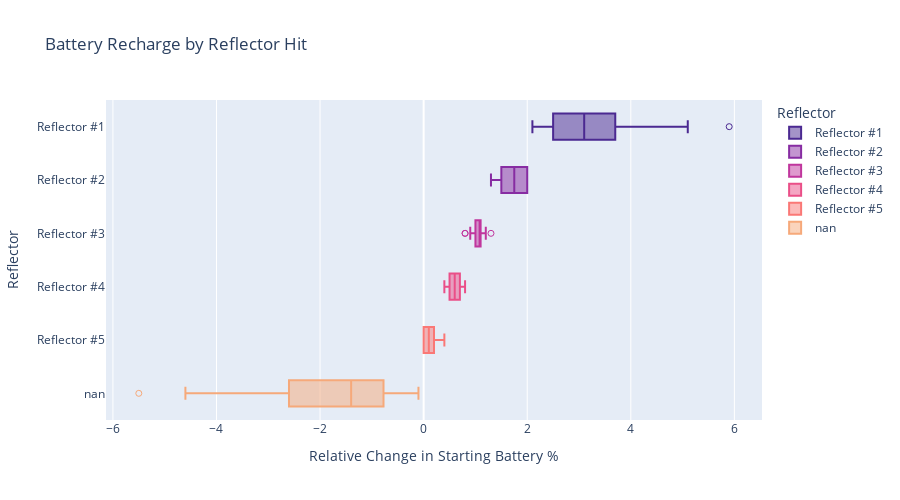

Write notebook code for a chart like this one.
### Code cell
px.box(df.sort_values('reflector_str'), x='battery delta', y='reflector_str', title='Battery Recharge by Reflector Hit', color='reflector_str', points='suspectedoutliers', **histogram_options)

### Figure 1 — Plotly figure (JSON) as saved in the notebook; plotly's stock layout.template omitted (floating-point values rounded to 4 significant figures; data arrays with more than 128 entries replaced by an {"elided": "..."} marker saying what was removed)
{"data": [{"alignmentgroup": "True", "boxpoints": "suspectedoutliers", "hovertemplate": "Reflector=%{y}<br>Relative Change in Starting Battery %=%{x}<extra></extra>", "legendgroup": "Reflector #1", "marker": {"color": "rgb(75, 41, 145)"}, "name": "Reflector #1", "notched": false, "offsetgroup": "Reflector #1", "orientation": "h", "showlegend": true, "type": "box", "x": [3.2, 3.1, 4.2, 3.4, 3.1, 3.7, 3.6, 2.7, 2.9, 2.5, 3, 3, 3.5, 2.5, 2.2, 5.1, 3.5, 4, 4.5, 2.7, 3.1, 3.6, 2.1, 2.6, 3.6, 2.7, 2.3, 2.8, 3.9, 2.5, 4.5, 2.5, 2.5, 2.8, 4.7, 2.5, 2.2, 3.9, 2.2, 2.5, 4, 3.1, 2.6, 3.1, 4.3, 3.7, 3.3, 2.5, 5.9], "x0": " ", "xaxis": "x", "y": ["Reflector #1", "Reflector #1", "Reflector #1", "Reflector #1", "Reflector #1", "Reflector #1", "Reflector #1", "Reflector #1", "Reflector #1", "Reflector #1", "Reflector #1", "Reflector #1", "Reflector #1", "Reflector #1", "Reflector #1", "Reflector #1", "Reflector #1", "Reflector #1", "Reflector #1", "Reflector #1", "Reflector #1", "Reflector #1", "Reflector #1", "Reflector #1", "Reflector #1", "Reflector #1", "Reflector #1", "Reflector #1", "Reflector #1", "Reflector #1", "Reflector #1", "Reflector #1", "Reflector #1", "Reflector #1", "Reflector #1", "Reflector #1", "Reflector #1", "Reflector #1", "Reflector #1", "Reflector #1", "Reflector #1", "Reflector #1", "Reflector #1", "Reflector #1", "Reflector #1", "Reflector #1", "Reflector #1", "Reflector #1", "Reflector #1"], "y0": " ", "yaxis": "y"}, {"alignmentgroup": "True", "boxpoints": "suspectedoutliers", "hovertemplate": "Reflector=%{y}<br>Relative Change in Starting Battery %=%{x}<extra></extra>", "legendgroup": "Reflector #2", "marker": {"color": "rgb(135, 44, 162)"}, "name": "Reflector #2", "notched": false, "offsetgroup": "Reflector #2", "orientation": "h", "showlegend": true, "type": "box", "x": [1.9, 2, 1.4, 1.3, 1.8, 2, 1.9, 1.4, 1.4, 1.7, 1.8, 1.7, 1.4, 1.9, 1.4, 1.8, 1.4, 1.5, 2, 1.8, 2, 1.7, 1.5, 2, 2, 1.6, 2, 1.6, 1.5, 2, 1.6, 2], "x0": " ", "xaxis": "x", "y": ["Reflector #2", "Reflector #2", "Reflector #2", "Reflector #2", "Reflector #2", "Reflector #2", "Reflector #2", "Reflector #2", "Reflector #2", "Reflector #2", "Reflector #2", "Reflector #2", "Reflector #2", "Reflector #2", "Reflector #2", "Reflector #2", "Reflector #2", "Reflector #2", "Reflector #2", "Reflector #2", "Reflector #2", "Reflector #2", "Reflector #2", "Reflector #2", "Reflector #2", "Reflector #2", "Reflector #2", "Reflector #2", "Reflector #2", "Reflector #2", "Reflector #2", "Reflector #2"], "y0": " ", "yaxis": "y"}, {"alignmentgroup": "True", "boxpoints": "suspectedoutliers", "hovertemplate": "Reflector=%{y}<br>Relative Change in Starting Battery %=%{x}<extra></extra>", "legendgroup": "Reflector #3", "marker": {"color": "rgb(192, 54, 157)"}, "name": "Reflector #3", "notched": false, "offsetgroup": "Reflector #3", "orientation": "h", "showlegend": true, "type": "box", "x": [1, 1.1, 1.3, 1.1, 1, 1, 0.9, 0.8, 0.8, 1, 0.9, 1.1, 0.9, 1.2, 1, 1.1, 1.1, 1.2, 0.9, 1.1, 1.1, 1.1, 1.2, 1.1, 1.1, 0.9, 1, 1.2, 1, 1.1, 1.1, 1.2, 1.1, 1, 1.2, 1.1, 1, 1.1], "x0": " ", "xaxis": "x", "y": ["Reflector #3", "Reflector #3", "Reflector #3", "Reflector #3", "Reflector #3", "Reflector #3", "Reflector #3", "Reflector #3", "Reflector #3", "Reflector #3", "Reflector #3", "Reflector #3", "Reflector #3", "Reflector #3", "Reflector #3", "Reflector #3", "Reflector #3", "Reflector #3", "Reflector #3", "Reflector #3", "Reflector #3", "Reflector #3", "Reflector #3", "Reflector #3", "Reflector #3", "Reflector #3", "Reflector #3", "Reflector #3", "Reflector #3", "Reflector #3", "Reflector #3", "Reflector #3", "Reflector #3", "Reflector #3", "Reflector #3", "Reflector #3", "Reflector #3", "Reflector #3"], "y0": " ", "yaxis": "y"}, {"alignmentgroup": "True", "boxpoints": "suspectedoutliers", "hovertemplate": "Reflector=%{y}<br>Relative Change in Starting Battery %=%{x}<extra></extra>", "legendgroup": "Reflector #4", "marker": {"color": "rgb(234, 79, 136)"}, "name": "Reflector #4", "notched": false, "offsetgroup": "Reflector #4", "orientation": "h", "showlegend": true, "type": "box", "x": [0.6, 0.4, 0.7, 0.5, 0.4, 0.5, 0.5, 0.7, 0.7, 0.6, 0.6, 0.7, 0.5, 0.5, 0.6, 0.6, 0.6, 0.8, 0.6, 0.5, 0.6, 0.6, 0.6, 0.4, 0.8, 0.6, 0.8, 0.8, 0.8, 0.6, 0.5, 0.6, 0.4, 0.8, 0.5, 0.5, 0.7, 0.8, 0.8], "x0": " ", "xaxis": "x", "y": ["Reflector #4", "Reflector #4", "Reflector #4", "Reflector #4", "Reflector #4", "Reflector #4", "Reflector #4", "Reflector #4", "Reflector #4", "Reflector #4", "Reflector #4", "Reflector #4", "Reflector #4", "Reflector #4", "Reflector #4", "Reflector #4", "Reflector #4", "Reflector #4", "Reflector #4", "Reflector #4", "Reflector #4", "Reflector #4", "Reflector #4", "Reflector #4", "Reflector #4", "Reflector #4", "Reflector #4", "Reflector #4", "Reflector #4", "Reflector #4", "Reflector #4", "Reflector #4", "Reflector #4", "Reflector #4", "Reflector #4", "Reflector #4", "Reflector #4", "Reflector #4", "Reflector #4"], "y0": " ", "yaxis": "y"}, {"alignmentgroup": "True", "boxpoints": "suspectedoutliers", "hovertemplate": "Reflector=%{y}<br>Relative Change in Starting Battery %=%{x}<extra></extra>", "legendgroup": "Reflector #5", "marker": {"color": "rgb(250, 120, 118)"}, "name": "Reflector #5", "notched": false, "offsetgroup": "Reflector #5", "orientation": "h", "showlegend": true, "type": "box", "x": [0.1, 0.3, 0.1, 0.2, 0.1, 0, 0.1, 0, 0.2, 0.1, 0.2, 0, 0.1, 0.1, 0.3, 0.4, 0.2, 0, 0, 0.3, 0.2, 0, 0, 0, 0.1, 0, 0.3, 0.3, 0, 0.1, 0.1, 0, 0.2, 0.2, 0, 0.3, 0.3, 0.1], "x0": " ", "xaxis": "x", "y": ["Reflector #5", "Reflector #5", "Reflector #5", "Reflector #5", "Reflector #5", "Reflector #5", "Reflector #5", "Reflector #5", "Reflector #5", "Reflector #5", "Reflector #5", "Reflector #5", "Reflector #5", "Reflector #5", "Reflector #5", "Reflector #5", "Reflector #5", "Reflector #5", "Reflector #5", "Reflector #5", "Reflector #5", "Reflector #5", "Reflector #5", "Reflector #5", "Reflector #5", "Reflector #5", "Reflector #5", "Reflector #5", "Reflector #5", "Reflector #5", "Reflector #5", "Reflector #5", "Reflector #5", "Reflector #5", "Reflector #5", "Reflector #5", "Reflector #5", "Reflector #5"], "y0": " ", "yaxis": "y"}, {"alignmentgroup": "True", "boxpoints": "suspectedoutliers", "hovertemplate": "Reflector=%{y}<br>Relative Change in Starting Battery %=%{x}<extra></extra>", "legendgroup": "nan", "marker": {"color": "rgb(246, 169, 122)"}, "name": "nan", "notched": false, "offsetgroup": "nan", "orientation": "h", "showlegend": true, "type": "box", "x": {"elided": "169 float values"}, "x0": " ", "xaxis": "x", "y": {"elided": "169 str values"}, "y0": " ", "yaxis": "y"}], "layout": {"boxmode": "overlay", "height": 500, "legend": {"title": {"text": "Reflector"}, "tracegroupgap": 0}, "title": {"text": "Battery Recharge by Reflector Hit"}, "xaxis": {"anchor": "y", "domain": [0, 1], "title": {"text": "Relative Change in Starting Battery %"}}, "yaxis": {"anchor": "x", "categoryarray": ["nan", "Reflector #5", "Reflector #4", "Reflector #3", "Reflector #2", "Reflector #1"], "categoryorder": "array", "domain": [0, 1], "title": {"text": "Reflector"}}}}
